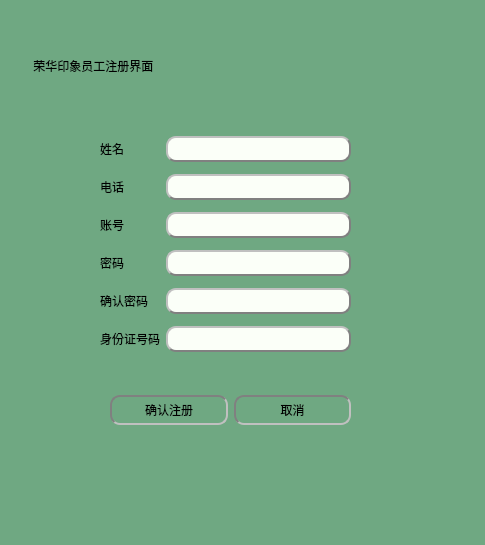
<?xml version="1.0" encoding="UTF-8"?>
<ui version="4.0">
 <class>enrolUi</class>
 <widget class="QDialog" name="enrolUi">
  <property name="geometry">
   <rect>
    <x>0</x>
    <y>0</y>
    <width>485</width>
    <height>545</height>
   </rect>
  </property>
  <property name="windowTitle">
   <string>Dialog</string>
  </property>
  <property name="styleSheet">
   <string notr="true">QWidget{background-color: rgb(111, 168, 130);}

QPushButton{
	border:2px groove gray;
	border-radius:10px;
	padding:4px;
	border-style:inset;}
QPushButton:pressed{
	background-color: rgb(199, 199, 186);
}

QLineEdit{background-color: rgb(251, 255, 248);
border-style:outset;
border-width:2px;
border-radius:10px;
border-color:gray;
padding:3px;}


</string>
  </property>
  <widget class="QLabel" name="labelNameEdit">
   <property name="geometry">
    <rect>
     <x>30</x>
     <y>30</y>
     <width>441</width>
     <height>71</height>
    </rect>
   </property>
   <property name="styleSheet">
    <string notr="true">font: 32pt &quot;Bahnschrift SemiLight SemiConde&quot;;</string>
   </property>
   <property name="text">
    <string> 荣华印象员工注册界面</string>
   </property>
  </widget>
  <widget class="QWidget" name="layoutWidget_2">
   <property name="geometry">
    <rect>
     <x>100</x>
     <y>130</y>
     <width>251</width>
     <height>231</height>
    </rect>
   </property>
   <layout class="QGridLayout" name="gridLayout">
    <item row="0" column="0">
     <widget class="QLabel" name="label">
      <property name="text">
       <string>姓名</string>
      </property>
     </widget>
    </item>
    <item row="0" column="1">
     <widget class="QLineEdit" name="nameEdit">
      <property name="styleSheet">
       <string notr="true"/>
      </property>
     </widget>
    </item>
    <item row="1" column="0">
     <widget class="QLabel" name="label_2">
      <property name="text">
       <string>电话</string>
      </property>
     </widget>
    </item>
    <item row="1" column="1">
     <widget class="QLineEdit" name="phoneNumEdit">
      <property name="styleSheet">
       <string notr="true"/>
      </property>
     </widget>
    </item>
    <item row="2" column="0">
     <widget class="QLabel" name="label_3">
      <property name="text">
       <string>账号</string>
      </property>
     </widget>
    </item>
    <item row="2" column="1">
     <widget class="QLineEdit" name="idEdit">
      <property name="styleSheet">
       <string notr="true"/>
      </property>
     </widget>
    </item>
    <item row="3" column="1">
     <widget class="QLineEdit" name="pawEdit">
      <property name="styleSheet">
       <string notr="true"/>
      </property>
     </widget>
    </item>
    <item row="4" column="1">
     <widget class="QLineEdit" name="btnpwdEdit">
      <property name="styleSheet">
       <string notr="true"/>
      </property>
      <property name="echoMode">
       <enum>QLineEdit::Password</enum>
      </property>
     </widget>
    </item>
    <item row="5" column="1">
     <widget class="QLineEdit" name="idcardEdit">
      <property name="styleSheet">
       <string notr="true"/>
      </property>
      <property name="echoMode">
       <enum>QLineEdit::Password</enum>
      </property>
     </widget>
    </item>
    <item row="3" column="0">
     <widget class="QLabel" name="label_4">
      <property name="text">
       <string>密码</string>
      </property>
     </widget>
    </item>
    <item row="4" column="0">
     <widget class="QLabel" name="label_5">
      <property name="text">
       <string>确认密码</string>
      </property>
     </widget>
    </item>
    <item row="5" column="0">
     <widget class="QLabel" name="IdcardLabel">
      <property name="text">
       <string>身份证号码</string>
      </property>
     </widget>
    </item>
   </layout>
  </widget>
  <widget class="QWidget" name="">
   <property name="geometry">
    <rect>
     <x>110</x>
     <y>390</y>
     <width>241</width>
     <height>41</height>
    </rect>
   </property>
   <layout class="QHBoxLayout" name="horizontalLayout">
    <item>
     <widget class="QPushButton" name="okBtn">
      <property name="styleSheet">
       <string notr="true"/>
      </property>
      <property name="text">
       <string>确认注册</string>
      </property>
     </widget>
    </item>
    <item>
     <widget class="QPushButton" name="cancleBtn">
      <property name="styleSheet">
       <string notr="true"/>
      </property>
      <property name="text">
       <string>取消</string>
      </property>
     </widget>
    </item>
   </layout>
  </widget>
 </widget>
 <resources/>
 <connections/>
</ui>
